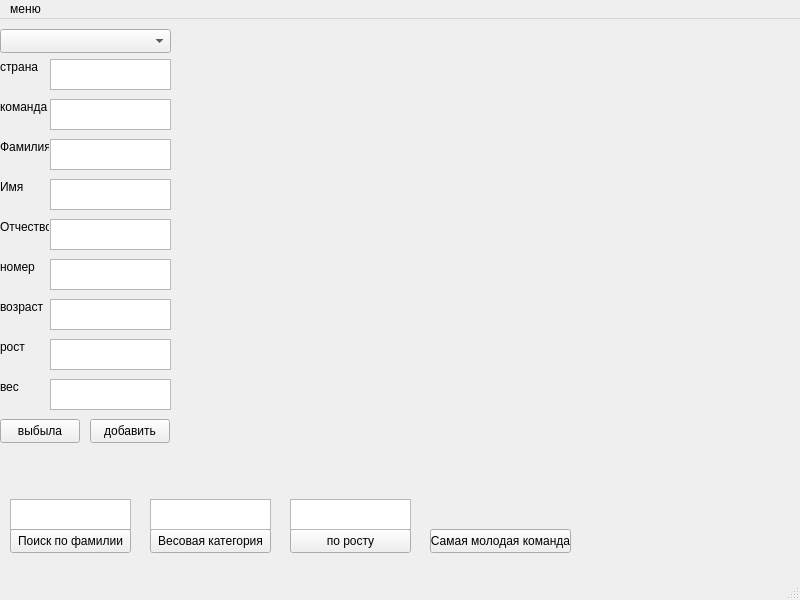
<?xml version="1.0" encoding="UTF-8"?>
<ui version="4.0">
 <class>MainWindow</class>
 <widget class="QMainWindow" name="MainWindow">
  <property name="geometry">
   <rect>
    <x>0</x>
    <y>0</y>
    <width>800</width>
    <height>600</height>
   </rect>
  </property>
  <property name="windowTitle">
   <string>MainWindow</string>
  </property>
  <widget class="QWidget" name="centralwidget">
   <widget class="QComboBox" name="comboBox">
    <property name="geometry">
     <rect>
      <x>0</x>
      <y>10</y>
      <width>171</width>
      <height>24</height>
     </rect>
    </property>
   </widget>
   <widget class="QLabel" name="label">
    <property name="geometry">
     <rect>
      <x>0</x>
      <y>40</y>
      <width>49</width>
      <height>16</height>
     </rect>
    </property>
    <property name="text">
     <string>страна</string>
    </property>
   </widget>
   <widget class="QLabel" name="label_2">
    <property name="geometry">
     <rect>
      <x>0</x>
      <y>80</y>
      <width>49</width>
      <height>16</height>
     </rect>
    </property>
    <property name="text">
     <string>команда</string>
    </property>
   </widget>
   <widget class="QLabel" name="label_3">
    <property name="geometry">
     <rect>
      <x>0</x>
      <y>120</y>
      <width>49</width>
      <height>16</height>
     </rect>
    </property>
    <property name="text">
     <string>Фамилия</string>
    </property>
   </widget>
   <widget class="QLabel" name="label_4">
    <property name="geometry">
     <rect>
      <x>0</x>
      <y>240</y>
      <width>49</width>
      <height>16</height>
     </rect>
    </property>
    <property name="text">
     <string>номер</string>
    </property>
   </widget>
   <widget class="QLabel" name="label_5">
    <property name="geometry">
     <rect>
      <x>0</x>
      <y>280</y>
      <width>49</width>
      <height>16</height>
     </rect>
    </property>
    <property name="text">
     <string>возраст</string>
    </property>
   </widget>
   <widget class="QLabel" name="label_6">
    <property name="geometry">
     <rect>
      <x>0</x>
      <y>320</y>
      <width>49</width>
      <height>16</height>
     </rect>
    </property>
    <property name="text">
     <string>рост</string>
    </property>
   </widget>
   <widget class="QLabel" name="label_7">
    <property name="geometry">
     <rect>
      <x>0</x>
      <y>360</y>
      <width>49</width>
      <height>16</height>
     </rect>
    </property>
    <property name="text">
     <string>вес</string>
    </property>
   </widget>
   <widget class="QTextEdit" name="textEdit">
    <property name="geometry">
     <rect>
      <x>50</x>
      <y>40</y>
      <width>121</width>
      <height>31</height>
     </rect>
    </property>
   </widget>
   <widget class="QTextEdit" name="textEdit_2">
    <property name="geometry">
     <rect>
      <x>50</x>
      <y>80</y>
      <width>121</width>
      <height>31</height>
     </rect>
    </property>
   </widget>
   <widget class="QTextEdit" name="textEdit_3">
    <property name="geometry">
     <rect>
      <x>50</x>
      <y>120</y>
      <width>121</width>
      <height>31</height>
     </rect>
    </property>
   </widget>
   <widget class="QTextEdit" name="textEdit_4">
    <property name="geometry">
     <rect>
      <x>50</x>
      <y>240</y>
      <width>121</width>
      <height>31</height>
     </rect>
    </property>
   </widget>
   <widget class="QTextEdit" name="textEdit_5">
    <property name="geometry">
     <rect>
      <x>50</x>
      <y>280</y>
      <width>121</width>
      <height>31</height>
     </rect>
    </property>
   </widget>
   <widget class="QTextEdit" name="textEdit_6">
    <property name="geometry">
     <rect>
      <x>50</x>
      <y>320</y>
      <width>121</width>
      <height>31</height>
     </rect>
    </property>
   </widget>
   <widget class="QTextEdit" name="textEdit_7">
    <property name="geometry">
     <rect>
      <x>50</x>
      <y>360</y>
      <width>121</width>
      <height>31</height>
     </rect>
    </property>
   </widget>
   <widget class="QTextEdit" name="textEdit_8">
    <property name="geometry">
     <rect>
      <x>10</x>
      <y>480</y>
      <width>121</width>
      <height>31</height>
     </rect>
    </property>
   </widget>
   <widget class="QPushButton" name="pushButton">
    <property name="geometry">
     <rect>
      <x>10</x>
      <y>510</y>
      <width>121</width>
      <height>24</height>
     </rect>
    </property>
    <property name="text">
     <string>Поиск по фамилии</string>
    </property>
   </widget>
   <widget class="QPushButton" name="pushButton_2">
    <property name="geometry">
     <rect>
      <x>0</x>
      <y>400</y>
      <width>80</width>
      <height>24</height>
     </rect>
    </property>
    <property name="text">
     <string>выбыла</string>
    </property>
   </widget>
   <widget class="QPushButton" name="pushButton_3">
    <property name="geometry">
     <rect>
      <x>90</x>
      <y>400</y>
      <width>80</width>
      <height>24</height>
     </rect>
    </property>
    <property name="text">
     <string>добавить</string>
    </property>
   </widget>
   <widget class="QPushButton" name="pushButton_4">
    <property name="geometry">
     <rect>
      <x>150</x>
      <y>510</y>
      <width>121</width>
      <height>24</height>
     </rect>
    </property>
    <property name="text">
     <string>Весовая категория</string>
    </property>
   </widget>
   <widget class="QTextEdit" name="textEdit_9">
    <property name="geometry">
     <rect>
      <x>150</x>
      <y>480</y>
      <width>121</width>
      <height>31</height>
     </rect>
    </property>
   </widget>
   <widget class="QPushButton" name="pushButton_5">
    <property name="geometry">
     <rect>
      <x>290</x>
      <y>510</y>
      <width>121</width>
      <height>24</height>
     </rect>
    </property>
    <property name="text">
     <string>по росту</string>
    </property>
   </widget>
   <widget class="QTextEdit" name="textEdit_10">
    <property name="geometry">
     <rect>
      <x>290</x>
      <y>480</y>
      <width>121</width>
      <height>31</height>
     </rect>
    </property>
   </widget>
   <widget class="QTextEdit" name="textEdit_11">
    <property name="geometry">
     <rect>
      <x>50</x>
      <y>160</y>
      <width>121</width>
      <height>31</height>
     </rect>
    </property>
   </widget>
   <widget class="QTextEdit" name="textEdit_12">
    <property name="geometry">
     <rect>
      <x>50</x>
      <y>200</y>
      <width>121</width>
      <height>31</height>
     </rect>
    </property>
   </widget>
   <widget class="QLabel" name="label_8">
    <property name="geometry">
     <rect>
      <x>0</x>
      <y>160</y>
      <width>49</width>
      <height>16</height>
     </rect>
    </property>
    <property name="text">
     <string>Имя</string>
    </property>
   </widget>
   <widget class="QLabel" name="label_9">
    <property name="geometry">
     <rect>
      <x>0</x>
      <y>200</y>
      <width>49</width>
      <height>16</height>
     </rect>
    </property>
    <property name="text">
     <string>Отчество</string>
    </property>
   </widget>
   <widget class="QPushButton" name="pushButton_6">
    <property name="geometry">
     <rect>
      <x>430</x>
      <y>510</y>
      <width>141</width>
      <height>24</height>
     </rect>
    </property>
    <property name="text">
     <string>Самая молодая команда</string>
    </property>
   </widget>
  </widget>
  <widget class="QMenuBar" name="menubar">
   <property name="geometry">
    <rect>
     <x>0</x>
     <y>0</y>
     <width>800</width>
     <height>21</height>
    </rect>
   </property>
   <widget class="QMenu" name="menu">
    <property name="title">
     <string>меню</string>
    </property>
    <addaction name="action"/>
    <addaction name="action_2"/>
   </widget>
   <addaction name="menu"/>
  </widget>
  <widget class="QStatusBar" name="statusbar"/>
  <action name="action">
   <property name="text">
    <string>Открыть</string>
   </property>
  </action>
  <action name="action_2">
   <property name="text">
    <string>Сохранить</string>
   </property>
  </action>
 </widget>
 <resources/>
 <connections/>
</ui>
